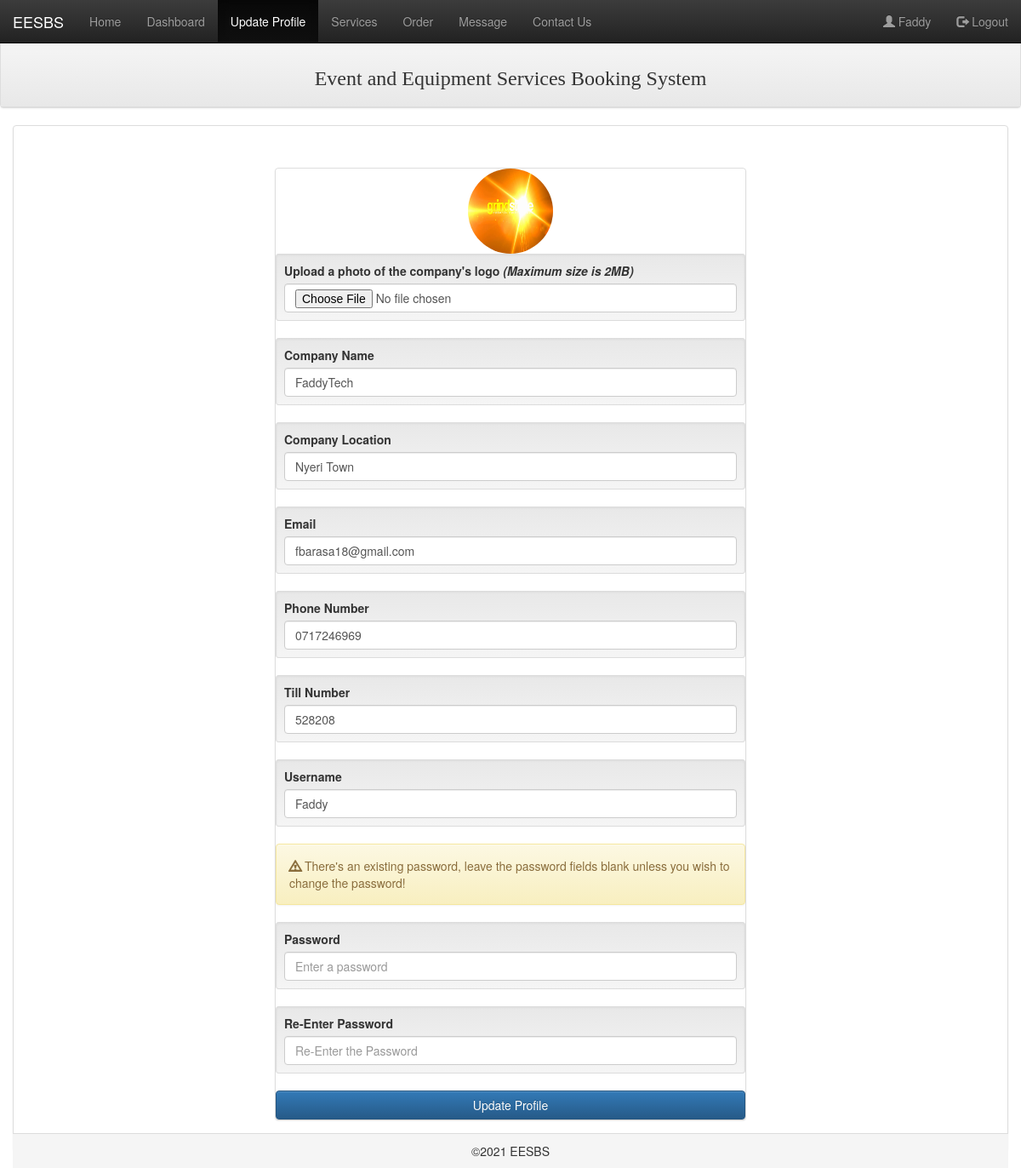
The page /SProvider/editprof.php (signed in) on the database its author committed.
### tables this page shows
CREATE TABLE IF NOT EXISTS `s_providers` (
  `uid` int(6) unsigned NOT NULL,
  `role` int(5) NOT NULL,
  `logo` varchar(100) NOT NULL,
  `companyName` varchar(50) NOT NULL,
  `c_location` varchar(30) NOT NULL,
  `email` varchar(50) DEFAULT NULL,
  `phone` varchar(15) NOT NULL,
  `till` varchar(15) NOT NULL,
  `username` varchar(30) NOT NULL,
  `password` varchar(255) NOT NULL,
  `active` int(5) NOT NULL,
  `reg_date` timestamp NOT NULL DEFAULT CURRENT_TIMESTAMP ON UPDATE CURRENT_TIMESTAMP
);

### SProvider/editprof.php (the view, shortened to what this page needs)
<!DOCTYPE html PUBLIC "-//W3C//DTD XHTML 1.0 Transitional//EN" "http://www.w3.org/TR/xhtml1/DTD/xhtml1-transitional.dtd">
<html xmlns="http://www.w3.org/1999/xhtml">
<html lang="en">
  <head>
 <link href="../myassets/mystyles.css" type="text/css" rel="stylesheet" />
 <link href="../bootstrap-3.3.7-dist/css/bootstrap.css" type="text/css" rel="stylesheet" />
   <link href="../bootstrap-3.3.7-dist/css/bootstrap-theme.css" type="text/css" rel="stylesheet" />
</head>
<body>
 <nav class="navbar navbar-inverse navbar-fixed-top">
  <div class="container-fluid">
    <div class="navbar-header">
      <a class="navbar-brand" href="#">EESBS</a>
    </div>
    <div class="collapse navbar-collapse" id="myNavbar">
      <ul class="nav navbar-nav">
        <li><a href="../index.php">Home</a></li>
        <?php if(isset($_SESSION["is_logged"])){ if($_SESSION["role"] == 1){?>
        <li><a href="../dashboard.php">Dashboard</a></li>
        <li class="active"><a href="editprof.php">Update Profile</a></li>
		<?php } else{?>
      <li><a href="../admin.php">Admin</a></li>
    <?php }} ?>
        <li><a href="../services.php">Services</a></li>
        <li><a href="../order.php">Order</a></li>
        <li><a href="../message.php">Message</a></li>
		<li><a href="#">Contact Us</a></li>
      </ul>
      <ul class="nav navbar-nav navbar-right">
	  <?php if(isset($_SESSION["is_logged"])){?>
	     <li><a href=""><span class="glyphicon glyphicon-user"></span> <?php echo $_SESSION["username"];?></a></li>
		<li><a href="../includes/signlogin.php?out"> <span class="glyphicon glyphicon-log-out"></span> Logout</a></li>
	  <?php } else{ ?>
        <li><a data-toggle="modal" data-target="#ModalSign"><span class="glyphicon glyphicon-user"></span> Sign Up</a></li>
		<li><a data-toggle="modal" data-target="#ModalLogin"> <span class="glyphicon glyphicon-log-in"></span> Login</a></li>
		<?php } ?>
      </ul>
    </div>
  </div>
</nav>
<?php include("../includes/head.php");  ?>
<?php include("../cart.php"); ?>
<div class="container panel panel-default cont">
      <div class="panel-body panel-primary">
<?php
    $data = array();
try {
    $sql = "SELECT * FROM s_providers TRY WHERE uid = ?";
    $stmt = $conn->prepare($sql);
	if($stmt->execute(array($_SESSION["uid"])))
	{
	 while($row = $stmt -> fetch())
	 {
	   $data = $row;
	 }
	}
  }
catch(PDOException $e)
    {
    echo $sql . "<br>" . $e->getMessage();
    }
?>
<div class="mydiv">
<form class="panel panel-default" role="form" action="editprof.php" onsubmit="return confirmPass();" class="form-group" method="post" enctype="multipart/form-data">
<?php if($data['logo']){ ?><center><img src="<?php echo '../'.$data['logo']; ?>" class="img-circle" height="100px" width="100px" alt="<?php echo $data['companyName'].' logo';?>" /></center> <?php } ?>
<div class="form-group well well-sm">
<label for="photo">Upload a photo of the company's logo <em>(Maximum size is 2MB)</em></label>
<br/><input type="file" name="logo" id="photo" title="choose and upload your photo" accept="image/jpeg,image/x-png,.jpg,.png" class="form-control add-todo">
</div>
<div class="form-group well well-sm">
<label for="name">Company Name</label>
<input type="text" name="cname" value="<?php echo $data['companyName'];?>" class="form-control add-todo" id="log" placeholder="Enter the company/group name"  required />
</div>
<div class="form-group well well-sm">
<label for="location">Company Location</label>
<input type="text" name="loc" value="<?php echo $data['c_location'];?>" class="form-control add-todo" id="log" placeholder="Enter the company/group base"  required />
</div>
<div class="form-group well well-sm">
<label for="email">Email</label>
<input type="email" name="email" value="<?php echo $data['email'];?>" class="form-control add-todo" id="log" placeholder="Enter the company/group email"  required />
</div>
<div class="form-group well well-sm">
<label for="phone">Phone Number</label>
<input type="text" name="phone" value="<?php echo $data['phone'];?>" class="form-control add-todo" id="log" onKeyPress="return numbersonly(event)" placeholder="Enter the company/group phone number"  required />
</div>
<div class="form-group well well-sm">
<label for="till">Till Number</label>
<input type="text" name="till" value="<?php echo $data['till'];?>" class="form-control add-todo" id="log" onKeyPress="return numbersonly(event)" placeholder="Enter the company/group Mpesa till number"  required />
</div>
<div class="form-group well well-sm">
<label for="username">Username</label>
<input type="text" name="username" value="<?php echo $data['username'];?>" class="form-control add-todo" id="log" placeholder="Provide a username" title="You'll need this username to sign in"/>
</div>
<div  class="alert alert-warning" role="alert"><span class="glyphicon glyphicon-warning-sign"></span>
There's an existing password, leave the password fields blank unless you wish to change the password!</div>
<div class="form-group well well-sm">
<label for="password">Password</label>
<input type="text" name="password" class="form-control add-todo" id="pass01" placeholder="Enter a password" onkeyup="checkPasswordMatch01();" />
</div>
<div class="form-group well well-sm">
<label for="password2">Re-Enter Password</label>
<input type="password" class="form-control add-todo" name="pass2" id="pass02" onkeyup="checkPasswordMatch02();" placeholder="Re-Enter the Password" />
</div>
<input type="submit" name="edit" class="btn btn-primary btn-block" value="Update Profile" id="submit1">
</form>
</div>
	  </div>
 <?php include("../includes/footer.php"); ?>
</div>
</body>
</html>

### myassets/mystyles.css (style rules this page uses)
.cont { margin-top:0.5%; margin-bottom:0.5%; min-height: 100vh; overflow:scroll; }

### SProvider/editprof.php (style rules this page uses)
@media (min-width: 1200px) { .mydiv { width:50%; margin:auto;margin-top:3%; } }

### rows shown on the page
s_providers: logo+companyName (picture), cname "FaddyTech", loc "Nyeri Town", email "fbarasa18@gmail.com", phone "0717246969", till "528208", username "Faddy"

### other values the page prints
$_SESSION["username"] "Faddy"
